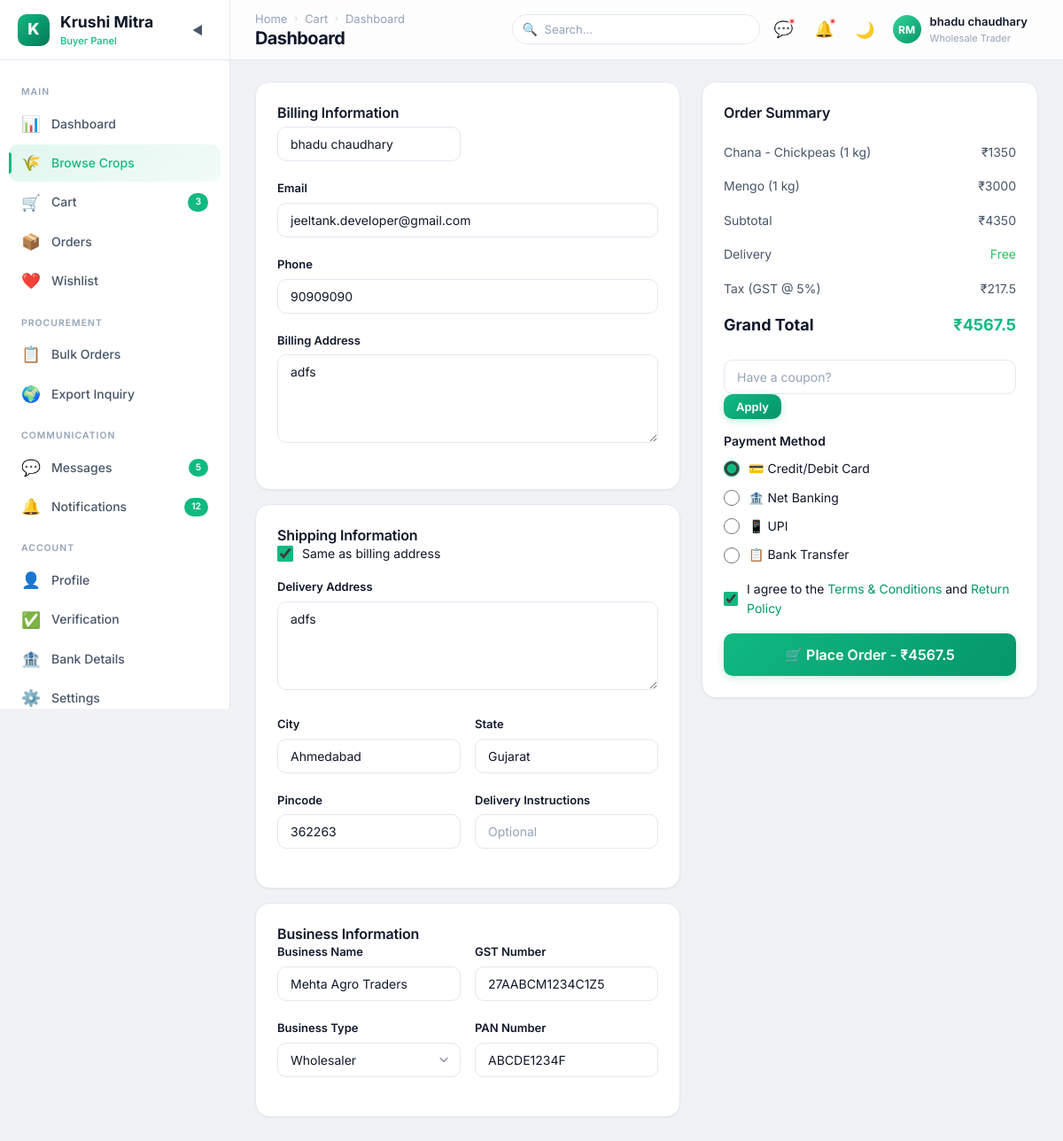
The page /buyer/checkout/ (signed in) on the database as committed earlier.
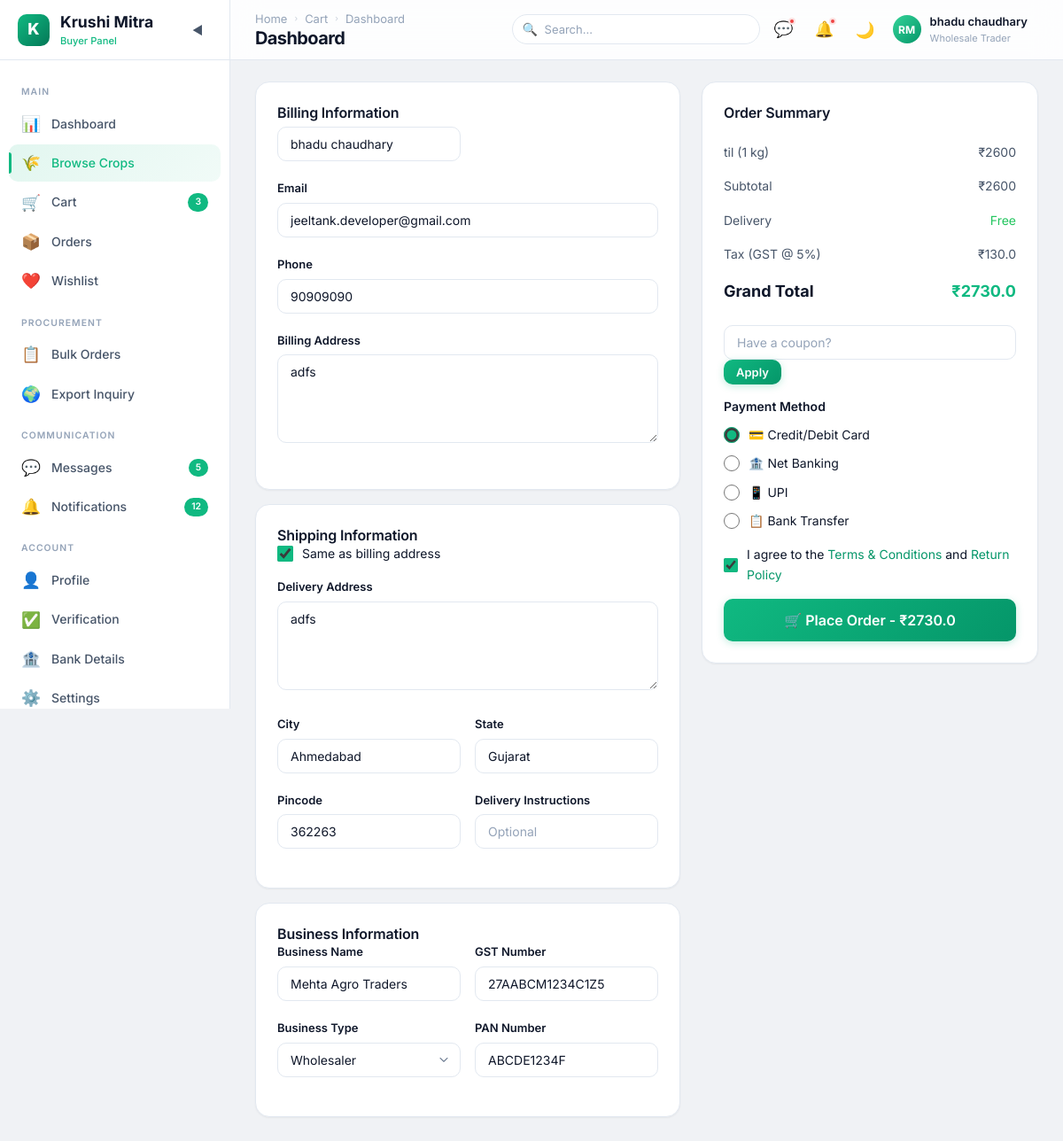
The same page on the database as committed later.
### buyer/models.py (models this page shows, shortened)
class CartItem(models.Model):
    cart = models.ForeignKey(Cart,on_delete=models.CASCADE,related_name='items')
    crop = models.ForeignKey(crop,on_delete=models.CASCADE,related_name='crop')
    quantity = models.PositiveIntegerField(default=1)
    added_at = models.DateTimeField(auto_now_add=True)
    class Meta:
        unique_together = ('cart', 'crop')
    @property
    def subtotal(self):
        return self.crop.price * self.quantity

class Cart(models.Model):
    user = models.OneToOneField(
        User,
        on_delete=models.CASCADE,
        related_name='cart'
    )
    tax_per = models.IntegerField(blank=True, null=True,default=5)
    created_at = models.DateTimeField(auto_now_add=True)
    updated_at = models.DateTimeField(auto_now=True)
    @property
    def total_price(self):
        return sum(item.subtotal for item in self.items.all())
    @property
    def tax(self):
        return (self.total_price * self.tax_per) / 100
    @property
    def final_price(self):
        return self.total_price + self.tax

### farmer/models.py (models this page shows, shortened)
class crop(models.Model):
    CATEGORY_CHOICES = (
        ('grain cereals', 'Grain cereals'),
        ('vegetables', 'Vegetables'),
        ('fruits', 'Fruits'),
        ('pulses', 'Pulses'),
        ('spices', 'Spices'),
        ('cotton', 'Cotton'),
    )
    user = models.ForeignKey(User,on_delete=models.CASCADE,related_name="seller")
    cropname = models.CharField(max_length=20)
    category = models.CharField(max_length=20 , choices = CATEGORY_CHOICES)
    quantity = models.IntegerField()
    price = models.IntegerField()
    description = models.TextField(null=True, blank=True)
    image = models.FileField(upload_to='crop/images/', null=True, blank=True)
    is_approved = models.BooleanField(default=False)
    created_at = models.DateTimeField(auto_now_add=True)

### farmer/views.py (the view)
        def wrapper(request, *args, **kwargs):
            if "contact" in request.session:
                try:
                    user = User.objects.get(contact=request.session['contact'])
                    request.uid = user
                    if user.role not in allowed_roles:
                        messages.error(request, "Access Denied")
                        return redirect('login')
                    return view_function(request, *args, **kwargs)
                except User.DoesNotExist:
                    return redirect('login')
            return redirect('login')

### buyer/views.py (called while the page is built, shortened)
@check_login(['Buyer'])
def buyer_checkout(request):
    uid = request.uid
    buyr = Buyer.objects.get(user=uid)
    cart = Cart.objects.get(user = uid)
    cart_items = CartItem.objects.filter(cart=cart)
    context = {"uid":uid,"cart":cart,"cart_items":cart_items ,'buyr':buyr}
    return render(request, "buyer/checkout.html",context)

### farmer/views.py (called while the page is built)
def check_login(allowed_roles):
    def decorator(view_function):
        def wrapper(request, *args, **kwargs):
            if "contact" in request.session:
                try:
                    user = User.objects.get(contact=request.session['contact'])
                    request.uid = user
                    if user.role not in allowed_roles:
                        messages.error(request, "Access Denied")
                        return redirect('login')
                    return view_function(request, *args, **kwargs)
                except User.DoesNotExist:
                    return redirect('login')
            return redirect('login')
        return wrapper
    return decorator

### buyer/templates/buyer/checkout.html (shortened to what the changed rows need)
<!DOCTYPE html>
{% load static %}
<html lang="en" data-theme="light">
<head>
  <link rel="stylesheet" href="{% static 'buyer/css/style.css' %}">
  <link rel="stylesheet" href="{% static 'buyer/css/checkout.css' %}">
</head>
<body>
  <div class="app-layout">
    <div class="main-wrapper">
      <header class="navbar">
        <div class="navbar-left"><button class="mobile-menu-btn">☰</button>
          <div>
            <h1 class="page-title">Checkout</h1>
          </div>
        </div>
      </header>
      <main class="main-content">
        <div class="checkout-layout page-reveal">
          <div class="checkout-summary">
            <form action="{% url 'buyer_checkout'%}" method="post">
              <div class="card">
                <h3 class="card-title" style="margin-bottom:16px;">Order Summary</h3>
                {%for item in cart_items%}
                <div class="checkout-summary-item"><span>{{item.crop.cropname}} ({{item.quantity}}
                    kg)</span><span>₹{{item.subtotal}}</span></div>
                {%endfor%}
                <div class="checkout-summary-item"><span>Subtotal</span><span>₹{{cart.total_price}}</span></div>
                <div class="checkout-summary-item"><span>Delivery</span><span class="text-green">Free</span></div>
                <div class="checkout-summary-item"><span>Tax (GST @ {{cart.tax_per}}%)</span><span>₹{{cart.tax}}</span>
                </div>
                <div class="checkout-summary-item total"><span>Grand Total</span><span>₹{{cart.final_price}}</span>
                </div>
                <div class="coupon-section mt-4">
                  <div class="coupon-input-group">
                  </div>
                </div>
                <div class="checkout-payment mt-4">
                  <h4 style="font-size:0.875rem;font-weight:600;margin-bottom:12px;">Payment Method</h4>
                  <div class="payment-options">
                  </div>
                </div>
                <div class="form-check mt-4">
                  <input type="checkbox" id="terms" checked>
                  <label for="terms">I agree to the <a href="#" style="color:var(--text-link);">Terms & Conditions</a>
                    <a href="#" style="color:var(--text-link);">Return Policy</a></label>
                </div>
                <button class="btn btn-primary btn-lg btn-block mt-4"
                  onclick="showToast('success','Order Placed!','Your order has been placed successfully. Order ID: ORD-2024-0892');setTimeout(()=>window.location='orders.html',1500);">
                  🛒 Place Order - ₹{{cart.final_price}}
                </button>
              </div>
            </form>
          </div>
        </div>
      </main>
    </div>
  </div>
</body>
</html>

Rows that differ between the two databases and show on the page:
removed CartItem: crop.cropname "Chana - Chickpeas", quantity "1", subtotal "1350"
removed CartItem: crop.cropname "Mengo", quantity "1", subtotal "3000"
added CartItem: crop.cropname "til", quantity "1", subtotal "2600"
computed for Cart: total_price "4350" → "2600"; tax "217.5" → "130.0"; final_price "4567.5" → "2730.0"
